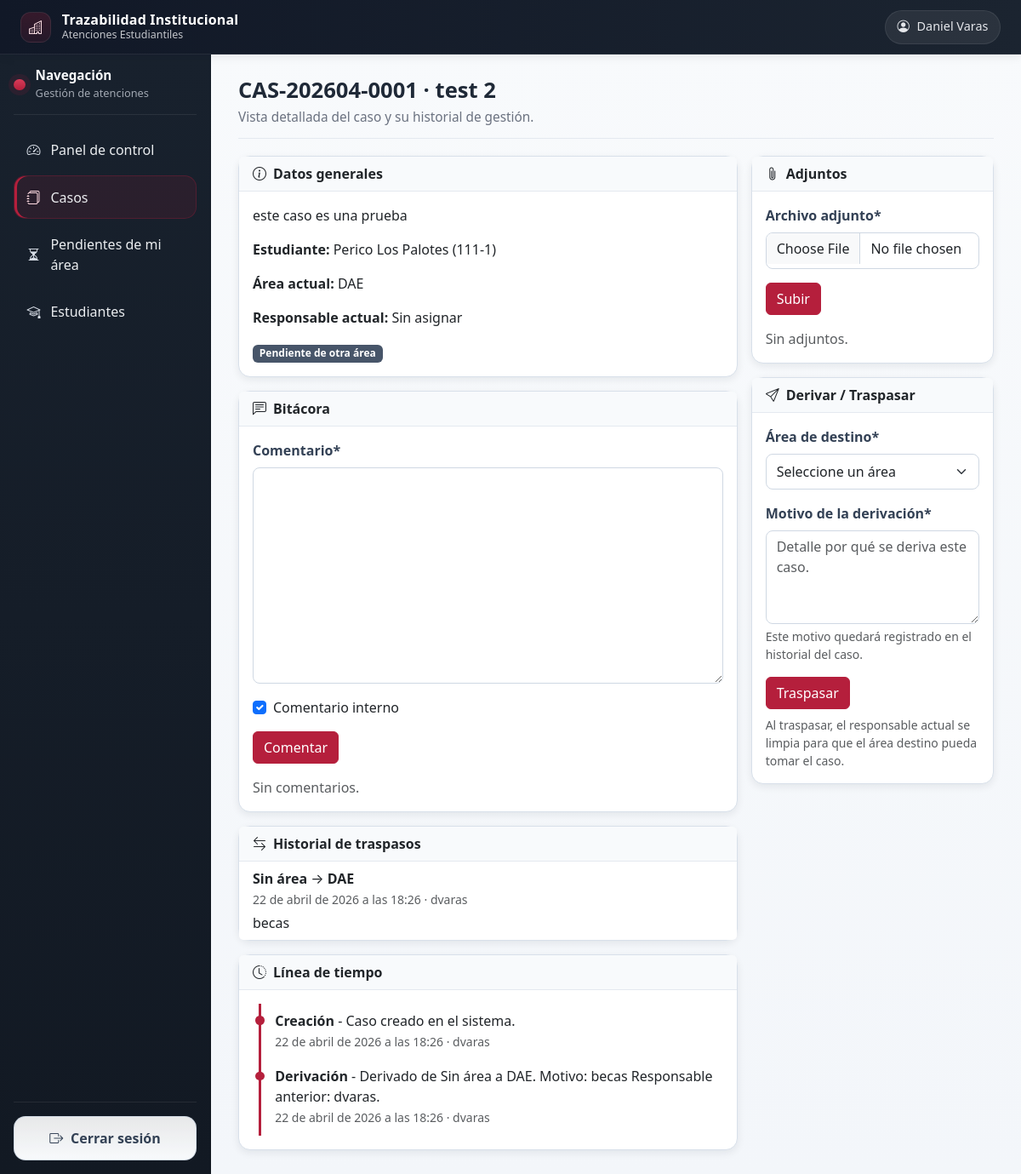
Screenshot of /cases/1/ (signed in) with the database file from the repository.
### cases/models.py (models this page shows, shortened)
class Case(models.Model):
    class Priority(models.TextChoices):
        LOW = 'low', 'Baja'
        MEDIUM = 'medium', 'Media'
        HIGH = 'high', 'Alta'
        URGENT = 'urgent', 'Urgente'
    class Status(models.TextChoices):
        OPEN = 'open', 'Abierto'
        IN_REVIEW = 'in_review', 'En revisión'
        TRANSFERRED = 'transferred', 'Derivado'
        PENDING_INFO = 'pending_info', 'Pendiente de información'
        PENDING_AREA = 'pending_area', 'Pendiente de otra área'
        RESOLVED = 'resolved', 'Resuelto'
        CLOSED = 'closed', 'Cerrado'
        REJECTED = 'rejected', 'Rechazado'
    folio = models.CharField(max_length=20, unique=True, editable=False)
    title = models.CharField(max_length=200)
    description = models.TextField()
    category = models.ForeignKey(CaseCategory, on_delete=models.PROTECT, related_name='cases')
    subcategory = models.ForeignKey(CaseSubcategory, on_delete=models.SET_NULL, null=True, blank=True, related_name='cases')
    student = models.ForeignKey(Student, on_delete=models.PROTECT, related_name='cases')
    created_by = models.ForeignKey(settings.AUTH_USER_MODEL, on_delete=models.PROTECT, related_name='cases_created')
    origin_area = models.ForeignKey(Area, on_delete=models.PROTECT, related_name='origin_cases')
    current_area = models.ForeignKey(Area, on_delete=models.PROTECT, related_name='assigned_cases')
    current_assignee = models.ForeignKey(settings.AUTH_USER_MODEL, on_delete=models.SET_NULL, null=True, blank=True, related_name='cases_assigned')
    priority = models.CharField(max_length=10, choices=Priority.choices, default=Priority.MEDIUM)
    status = models.CharField(max_length=20, choices=Status.choices, default=Status.OPEN)
    due_date = models.DateField(null=True, blank=True)
    final_resolution = models.TextField(blank=True)
    closed_at = models.DateTimeField(null=True, blank=True)
    created_at = models.DateTimeField(auto_now_add=True)
    updated_at = models.DateTimeField(auto_now=True)
    class Meta:
        ordering = ['-created_at']
    @property
    def is_closed(self):
        return self.status in {self.Status.CLOSED, self.Status.RESOLVED, self.Status.REJECTED}
    def can_be_transferred(self):
        return not self.is_closed
    def can_be_taken_by(self, user):
        if self.is_closed or self.current_assignee_id:
            return False
        profile = getattr(user, 'profile', None)
        return bool(profile and profile.area_id == self.current_area_id)

class CaseTransfer(models.Model):
    case = models.ForeignKey(Case, on_delete=models.CASCADE, related_name='transfers')
    from_area = models.ForeignKey(Area, on_delete=models.PROTECT, related_name='transfers_out')
    to_area = models.ForeignKey(Area, on_delete=models.PROTECT, related_name='transfers_in')
    transferred_by = models.ForeignKey(settings.AUTH_USER_MODEL, on_delete=models.PROTECT, related_name='case_transfers')
    note = models.TextField()
    created_at = models.DateTimeField(auto_now_add=True)
    class Meta:
        ordering = ['-created_at']

class CaseHistory(models.Model):
    class EventType(models.TextChoices):
        CREATED = 'created', 'Creación'
        STATUS_CHANGED = 'status_changed', 'Cambio de estado'
        ASSIGNEE_CHANGED = 'assignee_changed', 'Cambio de responsable'
        TRANSFERRED = 'transferred', 'Derivación'
        COMMENT = 'comment', 'Comentario'
        ATTACHMENT = 'attachment', 'Adjunto'
        CLOSED = 'closed', 'Cierre'
    case = models.ForeignKey(Case, on_delete=models.CASCADE, related_name='history')
    event_type = models.CharField(max_length=30, choices=EventType.choices)
    description = models.TextField()
    actor = models.ForeignKey(settings.AUTH_USER_MODEL, on_delete=models.PROTECT, related_name='case_history_events')
    created_at = models.DateTimeField(auto_now_add=True)
    class Meta:
        ordering = ['created_at']

### students/models.py (models this page shows, shortened)
class Student(models.Model):
    DIURNO = 'Diurno'
    VESPERTINO = 'Vespertino'
    SCHEDULE_CHOICES = [
        (DIURNO, 'Diurno'),
        (VESPERTINO, 'Vespertino'),
    ]
    full_name = models.CharField(max_length=200)
    rut = models.CharField(max_length=12, unique=True)
    email = models.EmailField()
    phone = models.CharField(max_length=30)
    career = models.ForeignKey(
        Career,
        on_delete=models.PROTECT,
        related_name='students'
    )
    schedule = models.CharField(
        max_length=20,
        choices=SCHEDULE_CHOICES,
        blank=True,
        default=DIURNO,
        verbose_name='Jornada',
    )
    observations = models.TextField(blank=True)
    created_at = models.DateTimeField(auto_now_add=True)
    class Meta:
        ordering = ['full_name']

### organization/models.py (models this page shows)
class Area(models.Model):
    name = models.CharField(max_length=150, unique=True)
    def __str__(self):
        return self.name

### cases/views.py (the view)
# urls.py: path('<int:pk>/', CaseDetailView.as_view(), name='detail'),
class CaseDetailView(LoginRequiredMixin, DetailView):
    model = Case
    template_name = 'cases/case_detail.html'
    context_object_name = 'case'
    def get_queryset(self):
        return visible_cases_for(self.request.user).select_related(
            'student',
            'category',
            'subcategory',
            'current_area',
            'current_assignee',
        ).prefetch_related(
            'history__actor',
            'comments__author',
            'attachments',
            'transfers__from_area',
            'transfers__to_area',
            'transfers__transferred_by',
        )
    def get_context_data(self, **kwargs):
        context = super().get_context_data(**kwargs)
        context['comment_form'] = CaseCommentForm()
        context['attachment_form'] = CaseAttachmentForm()
        context['can_transfer'] = self.object.can_be_transferred()
        context['can_take_case'] = self.object.can_be_taken_by(self.request.user)
        context['can_close'] = can_close_case(self.request.user)
        context['transfer_form'] = CaseTransferForm(case=self.object)
        return context

### cases/forms.py
class CaseCommentForm(forms.ModelForm):
    class Meta:
        model = CaseComment
        fields = ['comment', 'is_internal']
        labels = {'comment': 'Comentario', 'is_internal': 'Comentario interno'}

class CaseAttachmentForm(forms.ModelForm):
    class Meta:
        model = CaseAttachment
        fields = ['file']
        labels = {'file': 'Archivo adjunto'}

### accounts/services.py (called while the page is built)
def can_close_case(user):
    if not user.is_authenticated:
        return False
    if user.is_superuser:
        return True
    role = getattr(user.profile, 'role', None)
    return role in {UserProfile.Role.ADMIN, UserProfile.Role.SUPERVISOR, UserProfile.Role.STAFF}

### psychopedagogy/context_processors.py (called while the page is built)
def psychopedagogy_access(request):
    return {
        'can_access_psychopedagogy_module': can_access_psychopedagogy_module(request.user)
        if request.user.is_authenticated else False
    }

### psychopedagogy/services.py (called while the page is built)
def _user_role(user):
    profile = getattr(user, 'profile', None)
    return getattr(profile, 'role', None)

def can_access_psychopedagogy_module(user):
    if not user.is_authenticated:
        return False
    if user.is_superuser:
        return True
    if user.has_perm('psychopedagogy.access_psychopedagogy_module'):
        return True
    return _user_role(user) in ALLOWED_ROLE_ACCESS

### templates/cases/case_detail.html (shortened to what this page needs)
{% extends 'base.html' %}
{% load crispy_forms_tags %}
{% block content %}
<div class="page-header">
  <h2>{{ case.folio }} · {{ case.title }}</h2>
  <p class="page-subtitle">Vista detallada del caso y su historial de gestión.</p>
</div>
<div class="row g-3">
  <div class="col-lg-8">
    <div class="card mb-3">
      <div class="card-header"><i class="bi bi-info-circle me-2"></i>Datos generales</div>
      <div class="card-body">
        <p>{{ case.description }}</p>
        <p><strong>Estudiante:</strong> {{ case.student.full_name }} ({{ case.student.rut }})</p>
        <p><strong>Área actual:</strong> {{ case.current_area }}</p>
        <p><strong>Responsable actual:</strong> {{ case.current_assignee|default:"Sin asignar" }}</p>
        <span class="badge bg-status">{{ case.get_status_display }}</span>
      </div>
    </div>
    <div class="card mb-3">
      <div class="card-header"><i class="bi bi-chat-left-text me-2"></i>Bitácora</div>
      <div class="card-body">
        <form method="post" action="{% url 'cases:comment' case.pk %}" class="mb-3">{% csrf_token %}{{ comment_form|crispy }}<button class="btn btn-main">Comentar</button></form>
        {% for c in case.comments.all %}
          <p class="mb-2"><strong>{{ c.author }}:</strong> {{ c.comment }} <small class="text-muted">{{ c.created_at }}</small></p>
        {% empty %}
          <p class="text-muted mb-0">Sin comentarios.</p>
        {% endfor %}
      </div>
    </div>
    <div class="card mb-3">
      <div class="card-header"><i class="bi bi-arrow-left-right me-2"></i>Historial de traspasos</div>
      <ul class="list-group list-group-flush">
        {% for transfer in case.transfers.all %}
          <li class="list-group-item">
            <strong>{{ transfer.from_area }}</strong> → <strong>{{ transfer.to_area }}</strong><br>
            <small class="text-muted">{{ transfer.created_at }} · {{ transfer.transferred_by }}</small>
            <p class="mb-0 mt-1">{{ transfer.note }}</p>
          </li>
        {% empty %}
          <li class="list-group-item text-muted">Sin traspasos registrados.</li>
        {% endfor %}
      </ul>
    </div>
    <div class="card">
      <div class="card-header"><i class="bi bi-clock-history me-2"></i>Línea de tiempo</div>
      <div class="card-body">
        <ul class="timeline mb-0">
          {% for h in case.history.all %}
            <li><strong>{{ h.get_event_type_display }}</strong> - {{ h.description }}<br><small class="text-muted">{{ h.created_at }} · {{ h.actor }}</small></li>
          {% empty %}
            <li>Sin historial.</li>
          {% endfor %}
        </ul>
      </div>
    </div>
  </div>
  <div class="col-lg-4">
    <div class="card mb-3">
      <div class="card-header"><i class="bi bi-paperclip me-2"></i>Adjuntos</div>
      <div class="card-body">
        <form method="post" enctype="multipart/form-data" action="{% url 'cases:attachment' case.pk %}" class="mb-3">{% csrf_token %}{{ attachment_form|crispy }}<button class="btn btn-main">Subir</button></form>
        {% for a in case.attachments.all %}
          <p class="mb-2"><a href="{{ a.file.url }}">{{ a.file.name }}</a></p>
        {% empty %}
          <p class="text-muted mb-0">Sin adjuntos.</p>
        {% endfor %}
      </div>
    </div>
    {% if can_transfer %}
      <div class="card mb-3">
        <div class="card-header"><i class="bi bi-send me-2"></i>Derivar / Traspasar</div>
        <div class="card-body">
          <form method="post" action="{% url 'cases:transfer' case.pk %}">{% csrf_token %}{{ transfer_form|crispy }}<button class="btn btn-main">Traspasar</button></form>
          <small class="text-muted d-block mt-2">Al traspasar, el responsable actual se limpia para que el área destino pueda tomar el caso.</small>
        </div>
      </div>
    {% endif %}
  </div>
</div>
{% endblock %}

### templates/partials/navbar.html (shortened to what this page needs)
<nav class="navbar navbar-expand-lg app-navbar px-3 px-lg-4">
  <div class="container-fluid px-0">
    <div class="d-flex align-items-center gap-2">
      <a class="navbar-brand app-brand me-0" href="{% url 'dashboard:home' %}">
        <span class="app-brand-mark">
          <i class="bi bi-buildings"></i>
        </span>
        <span class="app-brand-text">
          <strong>Trazabilidad Institucional</strong>
          <small>Atenciones Estudiantiles</small>
        </span>
      </a>
    </div>
    <div class="ms-auto">
      <div class="user-chip">
        <i class="bi bi-person-circle"></i>
        <span>{{ request.user.get_full_name|default:request.user.username }}</span>
      </div>
    </div>
  </div>
</nav>

### static/css/style.css (style rules this page uses)
:root { --c-text: #1f2937; --c-text-soft: #6b7280; --c-bg: #f3f6fa; --c-surface: #ffffff; --c-border: #d8e0ea; --c-navbar: #111827; --c-navbar-2: #1b2430; --c-sidebar: #18212d; --c-sidebar-2: #121923; --c-sidebar-text: rgba(248, 250, 252, 0.94); --c-sidebar-soft: rgba(226, 232, 240, 0.68); --c-sidebar-hover: rgba(255, 255, 255, 0.08); --c-primary: #b51f3c; --c-primary-strong: #961932; --c-primary-soft: rgba(181, 31, 60, 0.12); --c-logout-bg: rgba(255, 255, 255, 0.9); --c-logout-bg-hover: #ffffff; --c-logout-border: rgba(203, 213, 225, 0.85); --c-logout-text: #334155; --shadow-sm: 0 3px 10px rgba(15, 23, 42, 0.08); --shadow-md: 0 14px 26px rgba(15, 23, 42, 0.12); --radius-sm: 0.5rem; --radius-md: 0.875rem; --transition: 180ms ease; }
* { box-sizing: border-box; }
body { margin: 0; background: linear-gradient(180deg, #f8fafc 0%, var(--c-bg) 100%); color: var(--c-text); -webkit-font-smoothing: antialiased; }
.app-navbar { min-height: 64px; background: linear-gradient(90deg, var(--c-navbar) 0%, var(--c-navbar-2) 100%); border-bottom: 1px solid rgba(255, 255, 255, 0.08); box-shadow: var(--shadow-sm); }
.app-brand, .app-brand.navbar-brand { color: #f8fafc !important; text-decoration: none; display: flex; align-items: center; gap: 0.8rem; min-height: 44px; margin-bottom: 0; }
.app-brand-text { display: flex; flex-direction: column; justify-content: center; }
.app-brand strong { display: block; font-size: 1rem; letter-spacing: 0.01em; line-height: 1.05; font-weight: 700; color: #ffffff; }
.app-brand small { display: block; color: rgba(248, 250, 252, 0.76) !important; font-size: 0.78rem; line-height: 1.1; margin-top: 0.15rem; }
.app-brand-mark { width: 2.25rem; height: 2.25rem; border-radius: 0.75rem; display: inline-flex; align-items: center; justify-content: center; background: linear-gradient(180deg, rgba(181, 31, 60, 0.22) 0%, rgba(181, 31, 60, 0.12) 100%); border: 1px solid rgba(255, 255, 255, 0.08); color: #ffe2e7; flex-shrink: 0; }
.app-brand-mark i { font-size: 1rem; }
.user-chip { display: inline-flex; align-items: center; gap: 0.55rem; min-height: 40px; padding: 0.5rem 0.85rem; border-radius: 999px; background: rgba(255, 255, 255, 0.07); border: 1px solid rgba(255, 255, 255, 0.08); color: #e5e7eb !important; font-size: 0.9rem; line-height: 1; }
.user-chip i, .user-chip span { color: #e5e7eb !important; }
.page-header { margin-bottom: 1.25rem; padding-bottom: 0.85rem; border-bottom: 1px solid #e4e9f0; }
.page-header h1, .page-header h2 { margin: 0; font-weight: 700; font-size: clamp(1.6rem, 2vw, 2.2rem); line-height: 1.1; }
.page-subtitle { margin: 0.35rem 0 0; color: var(--c-text-soft); font-size: 0.96rem; }
.card { border: 1px solid var(--c-border); border-radius: var(--radius-md); box-shadow: var(--shadow-sm); background: var(--c-surface); }
.card-header { background: #f8fafc; border-bottom: 1px solid #e4e9f0; font-weight: 600; }
.form-label { font-weight: 600; color: #334155; }
.form-control, .form-select { border-color: #cfd8e3; border-radius: var(--radius-sm); min-height: 2.65rem; }
.btn-main, .btn-primary { background: var(--c-primary); border-color: var(--c-primary); color: #ffffff; }
.badge.bg-status { background: #475569 !important; }
.timeline { list-style: none; padding-left: 0; }
.timeline li { position: relative; border-left: 3px solid var(--c-primary); padding: 0.5rem 0 0.6rem 1rem; margin-left: 0.45rem; }
.timeline li::before { content: ""; position: absolute; left: -0.42rem; top: 0.92rem; width: 0.65rem; height: 0.65rem; border-radius: 50%; background: var(--c-primary); }

### rows the page displays
Case: folio "CAS-202604-0001", title "test 2", description "este caso es una prueba", student.full_name "Perico Los Palotes", student.rut "111-1", current_area "DAE", current_assignee "Sin asignar", status "Pendiente de otra área"
CaseHistory: event_type "Creación", description "Caso creado en el sistema.", created_at "22 de abril de 2026 a las 18:26", actor "dvaras"
CaseHistory: event_type "Derivación", description "Derivado de Sin área a DAE. Motivo: becas Responsable anterior: dvaras.", created_at "22 de abril de 2026 a las 18:26", actor "dvaras"

### other values shown
{{ request.user.get_full_name|default:request.user.username }} "Daniel Varas"
